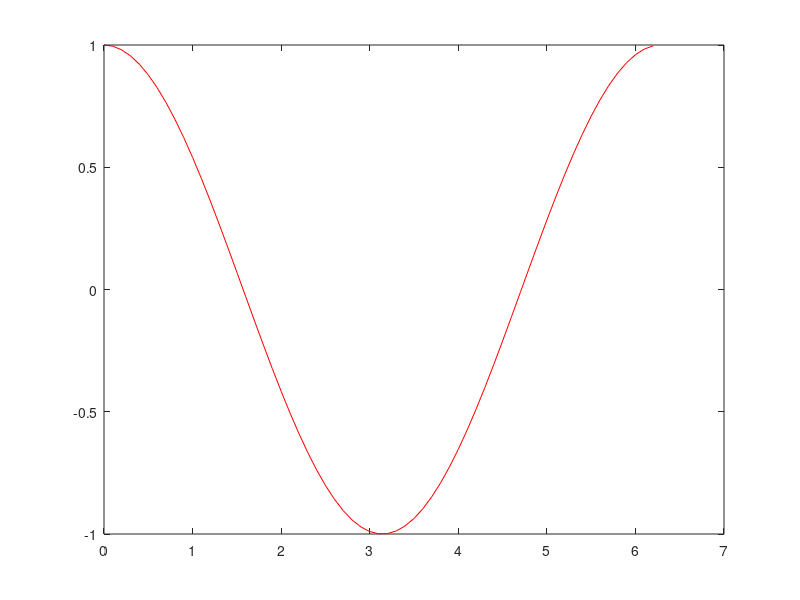

Write the MATLAB code that produced this figure. (Note: this script raises an error after producing the figure.)


f = @(x) cos(x);

h = 0.1;

range = 0:h:2*pi;

slope = [];


count = length(range);
step_iter = 1:count; 
m = zeros(count, count);


for i=step_iter
   
    x0 = range(i);
    
    if x0 == min(range) || x0 == max(range)
        a = -3/(2*h);
        b = 4/(2*h);
        c = -1/(2*h);
        slope(i) = a * f(x0) + b * f(x0+h)  + c * f(x0+2*h);
    else
        a = -1/(2*h);
        b = 0;
        c = 1/(2*h);
        slope(i) = a * f(x0 - h) + b * f(x0) + c * f(x0 +h);
    end
    
    coef = [a b c];
    
    if i == 1
        col = 1;
    elseif i == count
        col = count - (length(coef)-1);
        coef = fliplr(coef);
    else 
        col = i - 1;
    end
    
    m(i, col:col+(length(coef)-1)) = coef;

           
end

true = f(range);

out = m * true.';


close all;
figure()
plot(range, true, 'r');
hold on;
plot(range, val, 'b');
plot(range, out, 'c--')
legend('Function', 'Slope Calc', 'Slope Matrix', 'Location', 'best');

